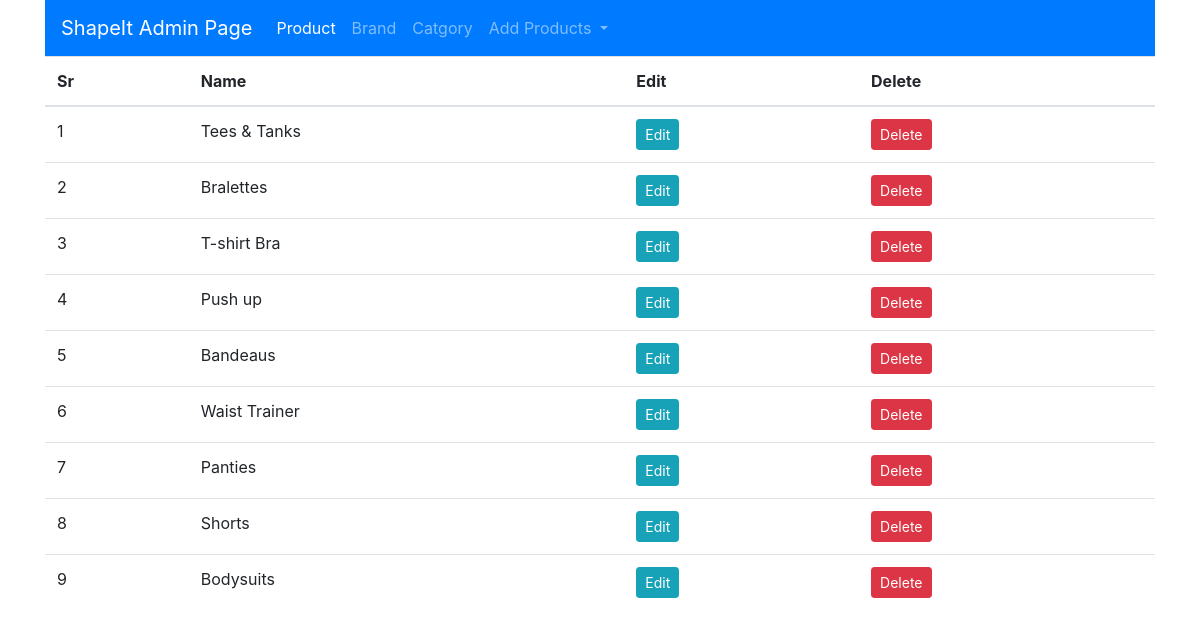
The page /categories on the database its author committed.
### shop/products/models.py (models this page shows, shortened)
class Category(db.Model):
    id = db.Column(db.Integer, primary_key=True)
    name = db.Column(db.String(30), unique=True, nullable=False)

### shop/admin/routes.py (the view)
@app.route('/categories')
def categories():
    categories = Category.query.order_by(Category.id.desc()).all()
    return render_template('admin/brand.html', title='categories',categories=categories)

### shop/templates/admin/brand.html (shortened to what this page needs)
{% extends 'layout.html' %}
{% block content %}
<div class="container">
    <nav class="navbar navbar-expand-lg navbar navbar navbar-dark bg-primary">
        <a class="navbar-brand" href="{{url_for('admin')}}">ShapeIt Admin Page</a>
        <div class="collapse navbar-collapse" id="navbarNavDropdown">
          <ul class="navbar-nav">
            <li class="nav-item active">
              <a class="nav-link" href="{{url_for('admin')}}">Product <span class="sr-only">(current)</span></a>
            </li>
            <li class="nav-item">
              <a class="nav-link" href="{{url_for('brands')}}">Brand</a>
            </li>
            <li class="nav-item">
              <a class="nav-link" href="{{url_for('categories')}}">Catgory</a>
            </li>
            <li class="nav-item dropdown">
              <a class="nav-link dropdown-toggle" href="#" id="navbarDropdownMenuLink" role="button" data-toggle="dropdown" aria-haspopup="true" aria-expanded="false">
                Add Products
              </a>
            </li>
          </ul>
        </div>
      </nav>
</div>
<div class="container">
    <table class="table tbale-sm">
        <thead>
            <th>Sr</th>
            <th>Name</th>
            <th>Edit</th>
            <th>Delete</th>
        </thead>
        <tbody>
         {% if brands %}
          {% for brand in brands %}
          <tr>
            <td>{{loop.index}}</td>
            <td>{{ brand.name }}</td>
            <td><a href="{{url_for('updatebrand', id=brand.id)}}" class="btn btn-sm btn-info">Edit</a></td>
            <td><button type="button" class="btn btn-danger btn-sm" data-toggle="modal" data-target="#exampleModal-{{brand.id}}">
              Delete
            </button></td>
          </tr>
<div class="modal fade" id="exampleModal-{{brand.id}}" tabindex="-1" role="dialog" aria-labelledby="exampleModalLabel" aria-hidden="true">
  <div class="modal-dialog" role="document">
    <div class="modal-content">
      <div class="modal-header">
        <h5 class="modal-title" id="exampleModalLabel">{{ brand.name }}</h5>
        <button type="button" class="close" data-dismiss="modal" aria-label="Close">
          <span aria-hidden="true">&times;</span>
        </button>
      </div>
      <div class="modal-body">
        <p class="text-danger">Are you Sure that you want to delete this brand ({{ brand.name }}) </p>
       </div>
       <div class="modal-footer">
        <button type="button" class="btn btn-secondary" data-dismiss="modal">Cancel</button>
        <form action="{{url_for('deletebrand',id=brand.id)}}" method="post">
          <button type="submit" class="btn btn-danger">Delete</button>
        </form>
      </div>
    </div>
  </div>
</div>
          {% endfor %}
          {% else %}
          {% for category in categories %}
          <tr>
            <td>{{loop.index}}</td>
            <td>{{ category.name }}</td>
            <td> <a href="{{url_for('updatecat', id=category.id)}}" class="btn btn-sm btn-info">Edit</a></td>
            <td><button type="button" class="btn btn-danger btn-sm" data-toggle="modal" data-target="#exampleModal-{{category.id}}">
              Delete
            </button></td>
          </tr>
          {% endfor %}
          {% endif %}
        </tbody>
    </table>
</div>
{% endblock content %}

### shop/static/main.css (style rules this page uses)
body { padding: 0; background-color: ; }
.container { width:100%; }

### shop/static/profile.css (style rules this page uses)
body { margin: 0; }
a { color: black; }

### rows shown on the page
Category: name "Tees & Tanks"
Category: name "Bralettes"
Category: name "T-shirt Bra"
Category: name "Push up"
Category: name "Bandeaus"
Category: name "Waist Trainer"
Category: name "Panties"
Category: name "Shorts"
Category: name "Bodysuits"
